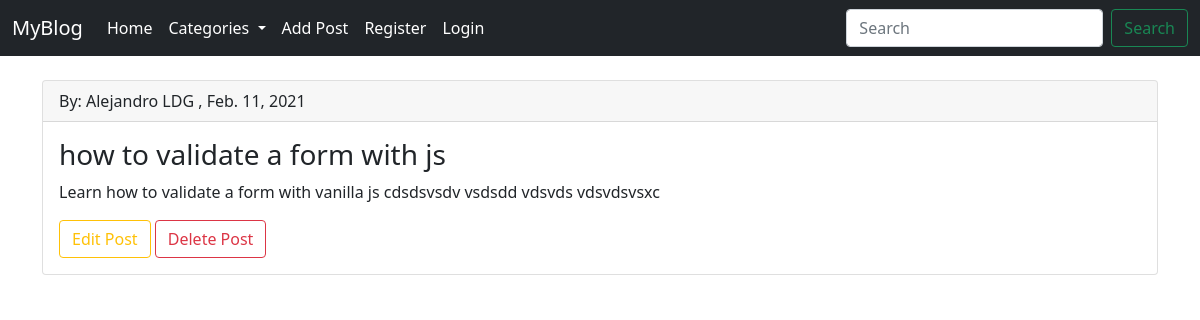
/post/6, run on the app's committed database.
### blog/models.py (models this page shows, shortened)
class Post(models.Model):
    title = models.CharField(max_length=250)
    body = models.TextField()
    author = models.ForeignKey(User, on_delete=models.CASCADE)
    date = models.DateField(auto_now_add=True)

### blog/views.py (the view)
# urls.py: path('post/<int:pk>', PostDetailView.as_view(), name='post_detail'),
class PostDetailView(DetailView):
     model = Post
     template_name = 'post_details.html'

### blog/templates/post_details.html (shortened to what this page needs)
{% extends 'base.html' %}
{% block content %}
<div class="card">
     <div class="card-header">
          By: {{post.author.first_name}} {{post.author.last_name}} , {{post.date}}
     </div>
     <div class="card-body">
       <h3 class="card-title">{{post.title}}</h3>
       <p class="card-text">{{post.body}}</p>
       <a class="btn btn-outline-warning" href="{% url 'update_post' post.pk %}">Edit Post</a>
       <a class="btn btn-outline-danger" href="{% url 'delete_post' post.pk %}">Delete Post</a>
     </div>
</div>
{% endblock %}

### data on the page
Post: author.first_name "Alejandro", author.last_name "LDG", date "Feb. 11, 2021", title "how to validate a form with js", body "Learn how to validate a form with vanilla js cdsdsvsdv vsdsdd vdsvds vdsvdsvsxc"
